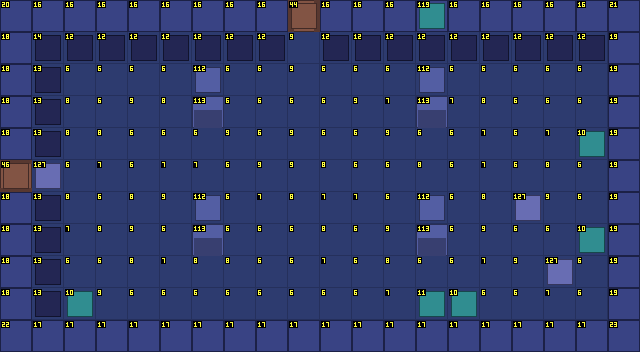

Below is a game level as drawn by its tile map, then a one-line description and the .tmx file that defines it, in full:
An orthogonal 20x11 tile map with 32x32 px tiles, 4 tile layers (Sol, Decor, Murs, Dessus) and 11 objects (3x Interrupteur, 2x Sortie, 2x Spawn, 2x Ennemi, Porte, ...).

<map version="1.10" tiledversion="1.12.2" orientation="orthogonal" renderorder="right-down" width="20" height="11" tilewidth="32" tileheight="32" infinite="0" nextlayerid="6" nextobjectid="12">
 <properties>
  <property name="carte_x" type="int" value="2" />
  <property name="carte_y" type="int" value="2" />
  <property name="etage" value="sous_sol" />
  <property name="obscurite" value="penombre" />
 </properties>
 <tileset firstgid="1" source="../tilesets/sanctuaire_crypte.tsx" />
 <layer id="1" name="Sol" width="20" height="11">
  <data encoding="csv">
7,7,7,7,9,7,8,7,7,7,9,7,8,7,7,7,8,7,7,9,
9,8,8,8,7,9,7,10,7,10,10,7,9,7,7,7,7,8,10,7,
7,7,7,7,7,7,8,7,7,10,7,7,7,7,7,7,7,7,7,7,
7,7,9,7,10,9,8,7,7,7,7,10,8,7,8,9,7,7,7,7,
7,7,9,9,7,7,7,10,7,10,7,7,10,7,7,8,7,8,7,7,
9,9,7,8,7,8,8,7,10,10,9,7,7,9,7,8,7,9,7,7,
8,9,9,7,9,10,9,7,8,9,8,8,7,7,7,9,8,10,7,7,
10,7,8,9,10,7,7,7,7,7,9,7,10,10,7,10,7,7,7,9,
7,9,7,7,9,8,9,9,7,7,8,7,9,7,7,8,10,7,7,7,
7,7,10,10,7,7,7,7,7,7,7,7,8,7,7,7,7,8,7,8,
7,7,7,7,10,10,7,9,7,7,9,7,7,9,7,7,8,9,10,7
</data>
 </layer>
 <layer id="2" name="Decor" width="20" height="11">
  <data encoding="csv">
0,0,0,0,0,0,0,0,0,0,0,0,0,0,0,0,0,0,0,0,
0,15,13,13,13,13,13,13,13,0,13,13,13,13,13,13,13,13,13,0,
0,14,0,0,0,0,0,0,0,0,0,0,0,0,0,0,0,0,0,0,
0,14,0,0,0,0,0,0,0,0,0,0,0,0,0,0,0,0,0,0,
0,14,0,0,0,0,0,0,0,0,0,0,0,0,0,0,0,0,11,0,
0,128,0,0,0,0,0,0,0,0,0,0,0,0,0,0,0,0,0,0,
0,14,0,0,0,0,0,0,0,0,0,0,0,0,0,0,128,0,0,0,
0,14,0,0,0,0,0,0,0,0,0,0,0,0,0,0,0,0,11,0,
0,14,0,0,0,0,0,0,0,0,0,0,0,0,0,0,0,128,0,0,
0,14,11,0,0,0,0,0,0,0,0,0,0,12,11,0,0,0,0,0,
0,0,0,0,0,0,0,0,0,0,0,0,0,0,0,0,0,0,0,0
</data>
 </layer>
 <layer id="3" name="Murs" width="20" height="11">
  <data encoding="csv">
21,17,17,17,17,17,17,17,17,41,17,17,17,17,17,17,17,17,17,22,
19,0,0,0,0,0,0,0,0,0,0,0,0,0,0,0,0,0,0,20,
19,0,0,0,0,0,0,0,0,0,0,0,0,0,0,0,0,0,0,20,
19,0,0,0,0,0,114,0,0,0,0,0,0,114,0,0,0,0,0,20,
19,0,0,0,0,0,0,0,0,0,0,0,0,0,0,0,0,0,0,20,
43,0,0,0,0,0,0,0,0,0,0,0,0,0,0,0,0,0,0,20,
19,0,0,0,0,0,0,0,0,0,0,0,0,0,0,0,0,0,0,20,
19,0,0,0,0,0,114,0,0,0,0,0,0,114,0,0,0,0,0,20,
19,0,0,0,0,0,0,0,0,0,0,0,0,0,0,0,0,0,0,20,
19,0,0,0,0,0,0,0,0,0,0,0,0,0,0,0,0,0,0,20,
23,18,18,18,18,18,18,18,18,18,18,18,18,18,18,18,18,18,18,24
</data>
 </layer>
 <objectgroup id="4" name="Objets">
  <object id="1" type="Sortie" x="288" y="0" width="32" height="32">
   <properties>
    <property name="cible_carte" value="res://scenes/rooms/donjon3_salle_12_room.tscn" />
    <property name="cible_spawn" value="depuis_sud" />
    <property name="godot_node_type" value="area" />
   </properties>
  </object>
  <object id="2" type="Porte" x="288" y="0" width="32" height="32">
   <properties>
    <property name="id" value="donjon3_porte_09" />
    <property name="type" value="interrupteur" />
   </properties>
  </object>
  <object id="3" type="Sortie" x="0" y="160" width="32" height="32">
   <properties>
    <property name="cible_carte" value="res://scenes/rooms/donjon3_salle_10_room.tscn" />
    <property name="cible_spawn" value="depuis_est" />
    <property name="godot_node_type" value="area" />
   </properties>
  </object>
  <object id="4" type="Spawn" x="304" y="80">
   <properties>
    <property name="id" value="depuis_nord" />
   </properties>
   <point />
  </object>
  <object id="5" type="Spawn" x="80" y="176">
   <properties>
    <property name="id" value="depuis_ouest" />
   </properties>
   <point />
  </object>
  <object id="6" type="Torche" x="304" y="176">
   <properties>
    <property name="id" value="donjon3_brasero_15" />
    <property name="etat" value="allumee" />
    <property name="permanente" type="bool" value="true" />
   </properties>
   <point />
  </object>
  <object id="7" type="Interrupteur" x="112" y="48">
   <properties>
    <property name="id" value="donjon3_interrupteur_02" />
    <property name="cible" value="donjon3_porte_09" />
    <property name="mode" value="fleche" />
    <property name="ordre" type="int" value="0" />
    <property name="duree" type="int" value="0" />
    <property name="symbole" value="feuille" />
   </properties>
   <point />
  </object>
  <object id="8" type="Interrupteur" x="528" y="48">
   <properties>
    <property name="id" value="donjon3_interrupteur_03" />
    <property name="cible" value="donjon3_porte_09" />
    <property name="mode" value="fleche" />
    <property name="ordre" type="int" value="0" />
    <property name="duree" type="int" value="0" />
    <property name="symbole" value="feuille" />
   </properties>
   <point />
  </object>
  <object id="9" type="Interrupteur" x="304" y="304">
   <properties>
    <property name="id" value="donjon3_interrupteur_04" />
    <property name="cible" value="donjon3_porte_09" />
    <property name="mode" value="fleche" />
    <property name="ordre" type="int" value="0" />
    <property name="duree" type="int" value="0" />
    <property name="symbole" value="feuille" />
   </properties>
   <point />
  </object>
  <object id="10" type="Ennemi" x="464" y="240">
   <properties>
    <property name="type" value="crabe_armure" />
    <property name="variante" value="normal" />
   </properties>
   <point />
  </object>
  <object id="11" type="Ennemi" x="176" y="272">
   <properties>
    <property name="type" value="ombre_noyee" />
    <property name="variante" value="normal" />
   </properties>
   <point />
  </object>
 </objectgroup>
 <layer id="5" name="Dessus" width="20" height="11">
  <data encoding="csv">
0,0,0,0,0,0,0,0,0,45,0,0,0,120,0,0,0,0,0,0,
0,0,0,0,0,0,0,0,0,0,0,0,0,0,0,0,0,0,0,0,
0,0,0,0,0,0,113,0,0,0,0,0,0,113,0,0,0,0,0,0,
0,0,0,0,0,0,0,0,0,0,0,0,0,0,0,0,0,0,0,0,
0,0,0,0,0,0,0,0,0,0,0,0,0,0,0,0,0,0,0,0,
47,0,0,0,0,0,0,0,0,0,0,0,0,0,0,0,0,0,0,0,
0,0,0,0,0,0,113,0,0,0,0,0,0,113,0,0,0,0,0,0,
0,0,0,0,0,0,0,0,0,0,0,0,0,0,0,0,0,0,0,0,
0,0,0,0,0,0,0,0,0,0,0,0,0,0,0,0,0,0,0,0,
0,0,0,0,0,0,0,0,0,0,0,0,0,0,0,0,0,0,0,0,
0,0,0,0,0,0,0,0,0,0,0,0,0,0,0,0,0,0,0,0
</data>
 </layer>
</map>
